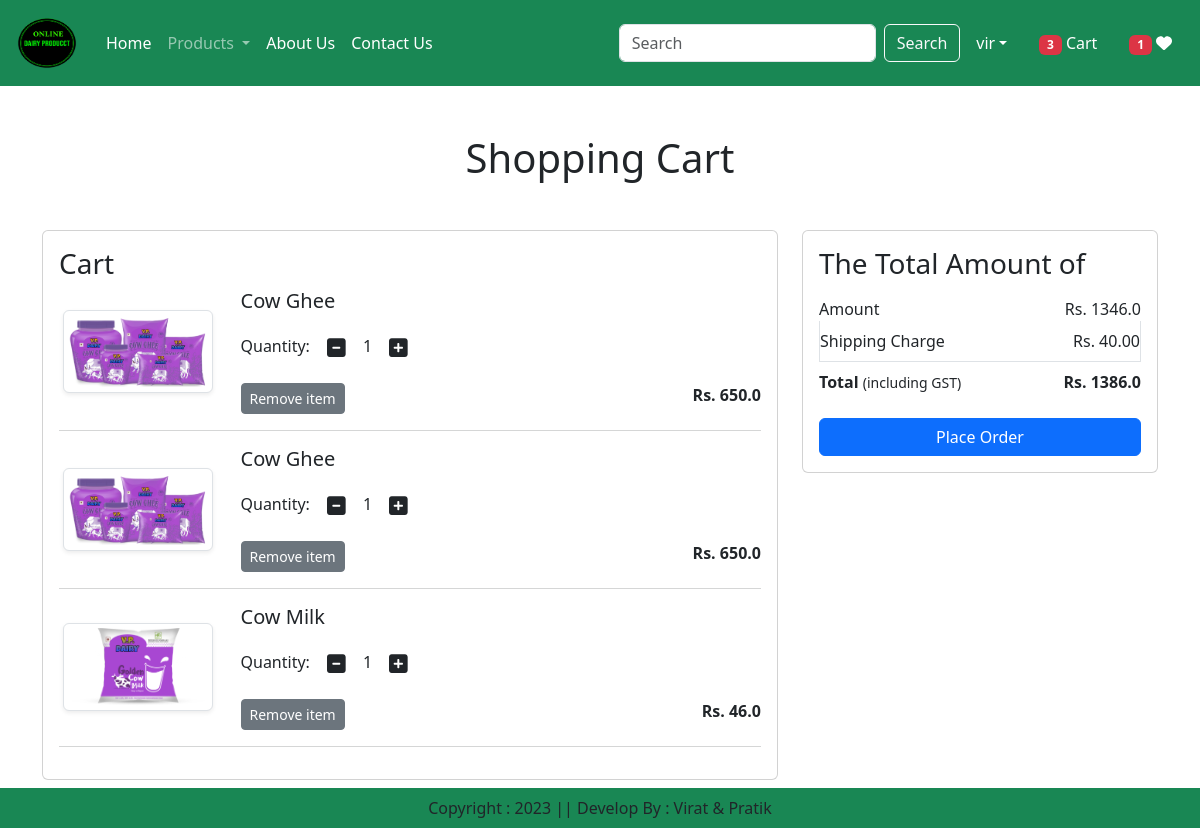
The page /cart/ (signed in) on the database its author committed.
### app/models.py (models this page shows, shortened)
class Cart(models.Model):
    user = models.ForeignKey(User, on_delete=models.CASCADE)
    product = models.ForeignKey('Product', on_delete=models.CASCADE)
    quantity = models.PositiveIntegerField(default=1)

class Product(models.Model):
    title = models.CharField(max_length=100)
    selling_price = models.FloatField()
    discounted_price = models.FloatField()
    description = models.TextField()
    composition = models.TextField(default='')
    prodapp = models.TextField(default='')
    category = models.CharField(choices=CATEGORY_CHOICES, max_length=2)
    product_image = models.ImageField(upload_to='product')

### app/views.py (the view)
# urls.py: path('cart/', views.show_cart, name='showcart'),
@login_required
def show_cart(request):
    user = request.user
    cart = Cart.objects.filter(user=user)
    amount = 0
    for p in cart:
        value = p.quantity * p.product.discounted_price
        amount = amount + value
    totalamount = amount + 40
    totalitem = 0
    wishitem = 0
    if request.user.is_authenticated:
        totalitem = len(Cart.objects.filter(user=request.user))
        wishitem = len(Wishlist.objects.filter(user=request.user))
    return render(request, 'app/addtocart.html', locals())

### app/templates/app/addtocart.html (shortened to what this page needs)
 {% extends 'app/index.html' %}
 {% load  static  %}
 {% block main-content %}
 <div class="container my-5">
    <div class="row">
    {% if cart %}
        <h1 class="text-center mb-5"> Shopping Cart </h1>
        <div class="col-sm-8">
            <div class="card">
                <div class="card-body">
                    <h3> Cart </h3>
                    {% for item in cart %}
                    <div class="row">
                        <div class="col-sm-3 text-center align-self-center"> <img src="{{item.product.product_image.url}}" alt="" srcset="" class="img-fluid img-thumbnail shadow-sm" height="150" width="150" >
                        </div>
                        <div class="col-sm-9">
                            <div>
                                <h5>{{item.product.title}}</h5>
                                <div class="my-3">
                                    <label for="quantity"> Quantity: </label>
                                    <a class="minus-cart btn" pid={{item.product.id}}> <i class="fas fa-minus-square fa-lg"> </i> </a>
                                        <span id ="quantity">{{item.quantity}}</span>
                                    <a class="plus-cart btn" pid={{item.product.id}}> <i class="fas fa-plus-square fa-lg"> </i> </a>
                                </div>
                                <div class="d-flex justify-content-between">
                                    <a href="#" class="remove-cart btn btn-sm btn-secondary mr-3" pid={{item.product.id}}> Remove item </a>
                                    <p class="mb-0"> <span> <strong> Rs. {{item.product.discounted_price}} </strong> </span> </p>
                                </div>
                            </div>
                        </div>
                    </div>
                    <hr class="text-muted">
                    {% endfor %}
                </div>
            </div>
        </div>
        <div class="col-sm-4">
            <div class="card">
                <div class="card-body">
                    <h3> The Total Amount of </h3>
                    <ul class="list-group">
                        <li class="list-group-item d-flex justify-content-between align-items-center border-0 px-0 pb-0"> Amount <span id="amount"> Rs. {{amount}} </span> </li>
                        <li class="list-group-item d-flex justify-content-between align-items-center px-0 "> Shipping Charge <span> Rs. 40.00 </span> </li>
                        <li class="list-group-item d-flex justify-content-between align-items-center border-0 px-0 mb-3">
                            <div>
                                <strong> Total </strong> <small> (including GST) </small>
                            </div>
                            <span id="totalamount"> <strong> Rs. {{totalamount}} </strong> </span>
                        </li>
                    </ul>
                    <div class="d-grid"> <a href="{% url 'profile' %}" class="btn btn-primary"> Place Order </a> </div>
                </div>
            </div>
        </div>
    {% else %}
          <h1 class="text-center mb-5"> Cart is Empty </h1>
    {% endif %}
    </div>
</div>
 {% endblock main-content %}

### app/templates/app/index.html (shortened to what this page needs)
<!DOCTYPE html>
{% load static %}
<html lang="en">
<head>
    <link href="https://cdn.jsdelivr.net/npm/bootstrap@5.3.1/dist/css/bootstrap.min.css" rel="stylesheet">
    <link rel="stylesheet" href="{% static 'app/css/owl.carousel.min.css' %}"/>
    <link rel="stylesheet" href="{% static 'app/css/all.min.css' %}"/>
    <link rel="stylesheet" href="{% static 'app/css/style.css' %}"/>
</head>
<body>
    <nav class="navbar navbar-expand-lg navbar-dark bg-success  bg-body-tertiart">
        <div class="container-fluid">
          <a class="navbar-brand" href="#">
            <img src="{% static "app/images/product/logo3.png" %}" width="70" height="60" alt="logo"/> </a>
          <div class="collapse navbar-collapse" id="navbarSupportedContent">
            <ul class="navbar-nav me-auto mb-2 mb-lg-0">
              {% if request.user.is_authenticated %}
              <li class="nav-item">
                <a class="nav-link active" aria-current="page" href="/">Home</a>
              </li>
              <li class="nav-item dropdown">
                <a class="nav-link dropdown-toggle" href="#" role="button" data-bs-toggle="dropdown" aria-expanded="false">
                  Products
                </a>
            </li>
              <li class="nav-item">
                <a class="nav-link text-white"  href="{% url 'about' %}">About Us</a>
              </li>
              <li class="nav-item">
                <a class="nav-link text-white"  href="{% url 'contact' %}">Contact Us</a>
              </li>
            </ul>
            <form class="d-flex" role="search" action="/search">
              <input class="form-control  me-2" type="search" placeholder="Search" name="search" aria-label="Search">
              <button class="btn btn-outline-light" type="submit">Search</button>
            </form>
          </div>
          <ul class="navbar-nav me-auto mb-2 mb-lg-0">
            <li class="nav-item dropdown mx-2">
                <a class="nav-link dropdown-toggle text-white" href="#"
                id="profileDropdown" role="button" data-bs-toggle="dropdown"
                aria-expanded="false">{{request.user}}</a>
            </li>
            <li class="nav-item mx-2">
                <a href="{% url 'showcart' %}" class="nav-link text-white"> <span class="badge bg-danger">{% if totalitem > 0 %} {{totalitem}} {% endif %} </span> Cart </a>
            </li>
            <li class="nav-item mx-2">
                <a href="{% url 'showwishlist' %}" class="nav-link text-white"> <span class="badge bg-danger">{% if wishitem > 0 %} {{wishitem}} {% endif %} </span>  <i class="fa fa-heart"> </i> </a>
            </li>
            {% endif %}
          </ul>
        </div>
      </nav>
      {% block main-content %}{% endblock main-content %}
      <footer class="container-fluid fixed-bottom bg-success text-center p-2  mt-5 ">
        Copyright : 2023 || Develop By : Virat & Pratik
      </footer>
  </body>
</html>

### rows shown on the page
Cart: product.product_image (picture), product "Cow Ghee", quantity "1", product.discounted_price "650.0"
Cart: product.product_image (picture), product "Cow Ghee", quantity "1", product.discounted_price "650.0"
Cart: product.product_image (picture), product "Cow Milk", quantity "1", product.discounted_price "46.0"

### other values the page prints
{{ request.user }} "vir"
{{ totalitem }} "3"
{{ wishitem }} "1"
{{ amount }} "1346.0"
{{ totalamount }} "1386.0"
